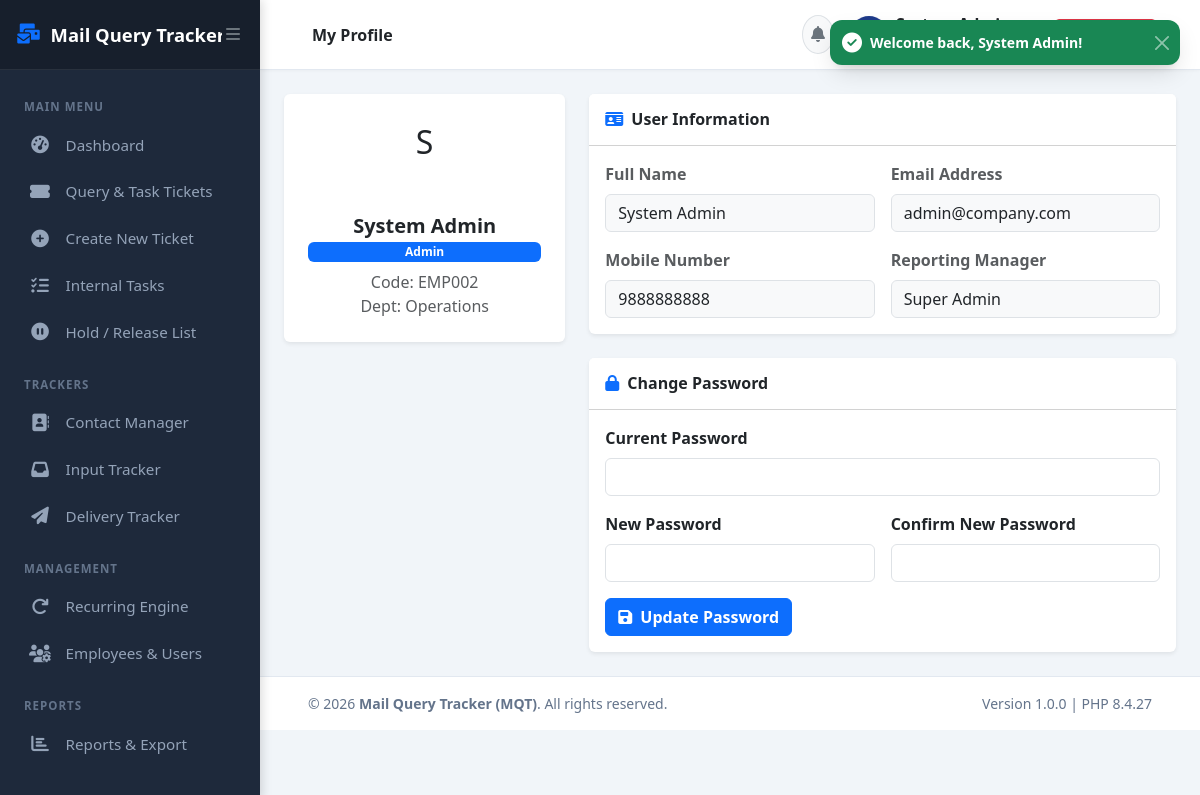
Screenshot of /profile (signed in) with the database file from the repository.
### tables this page shows
CREATE TABLE IF NOT EXISTS `users` (
  `id` INT AUTO_INCREMENT PRIMARY KEY,
  `user_code` VARCHAR(50) NOT NULL UNIQUE,
  `full_name` VARCHAR(100) NOT NULL,
  `email` VARCHAR(150) NOT NULL UNIQUE,
  `mobile` VARCHAR(20) NULL,
  `password` VARCHAR(255) NOT NULL,
  `role_id` INT NOT NULL,
  `department` VARCHAR(100) DEFAULT 'Operations',
  `manager_id` INT NULL,
  `status` ENUM('Active', 'Inactive') DEFAULT 'Active',
  `last_login` DATETIME NULL,
  `created_at` DATETIME DEFAULT CURRENT_TIMESTAMP,
  `updated_at` DATETIME DEFAULT CURRENT_TIMESTAMP ON UPDATE CURRENT_TIMESTAMP,
  FOREIGN KEY (`role_id`) REFERENCES `roles`(`role_id`) ON DELETE RESTRICT,
  FOREIGN KEY (`manager_id`) REFERENCES `users`(`id`) ON DELETE SET NULL,
  INDEX `idx_user_role` (`role_id`),
  INDEX `idx_user_status` (`status`)
);

CREATE TABLE IF NOT EXISTS `roles` (
  `role_id` INT AUTO_INCREMENT PRIMARY KEY,
  `role_name` VARCHAR(50) NOT NULL UNIQUE,
  `description` VARCHAR(255) NULL,
  `created_at` DATETIME DEFAULT CURRENT_TIMESTAMP
);

### app/config/routes.php (called while the page is built)
<?php
$routes = [
    '' => 'Auth/login',
    'login' => 'Auth/login',
    'logout' => 'Auth/logout',
    'profile' => 'Auth/profile',
    'change-password' => 'Auth/change_password',
    'dashboard' => 'Dashboard/index',
    'tickets' => 'Tickets/index',
    'tickets/create' => 'Tickets/create',
    'tickets/view/(:num)' => 'Tickets/view/$1',
    'tickets/edit/(:num)' => 'Tickets/edit/$1',
    'tickets/update-status' => 'Tickets/update_status',
    'tasks' => 'Tasks/index',
    'tasks/create' => 'Tasks/create',
    'recurring' => 'Recurring/index',
    'recurring/create' => 'Recurring/create',
    'recurring/trigger' => 'Recurring/trigger_scheduler',
    'hold' => 'Hold/index',
    'hold/release' => 'Hold/release',
    'tracker/input' => 'Tracker/input',
    'tracker/delivery' => 'Tracker/delivery',
    'master/activities' => 'Master/activities',
    'master/divisions' => 'Master/divisions',
    'employees' => 'Employees/index',
    'employees/create' => 'Employees/create',
    'contacts' => 'Contacts/index',
    'contacts/store' => 'Contacts/store',
    'contacts/update' => 'Contacts/update',
    'contacts/delete' => 'Contacts/delete',
    'reports' => 'Reports/index',
    'reports/export' => 'Reports/export_csv',
    'audit' => 'Audit/index',
    'api/sub-activities' => 'Api/get_sub_activities',
    'api/notifications' => 'Api/get_notifications',
    'api/mark-notification-read' => 'Api/mark_read',
];

### app/controllers/Auth.php (called while the page is built, shortened)
<?php
class Auth extends Controller {
    public function profile() {
        $userModel = $this->model('User_model');
        $user = $userModel->getById(Session::get('user_id'));
        $this->render('auth/profile', [
            'title' => 'My Profile',
            'user' => $user
        ]);
    }
}

### index.php (called while the page is built, shortened)
<?php
require_once __DIR__ . '/app/config/database.php';
require_once __DIR__ . '/app/core/Database.php';
require_once __DIR__ . '/app/core/Session.php';
require_once __DIR__ . '/app/core/Model.php';
require_once __DIR__ . '/app/core/Controller.php';
require_once __DIR__ . '/app/core/Router.php';
require_once __DIR__ . '/app/helpers/url_helper.php';
Router::dispatch();

### app/core/Database.php (called while the page is built, shortened)
<?php
class Database {
    private static ?PDO $instance = null;
    public static function getInstance(): PDO {
        if (self::$instance === null) {
            try {
                $dsn = "mysql:host=" . DB_HOST . ";port=" . DB_PORT . ";dbname=" . DB_NAME . ";charset=" . DB_CHARSET;
                $options = [
                    PDO::ATTR_ERRMODE => PDO::ERRMODE_EXCEPTION,
                    PDO::ATTR_DEFAULT_FETCH_MODE => PDO::FETCH_ASSOC,
                    PDO::ATTR_EMULATE_PREPARES => false,
                ];
                self::$instance = new PDO($dsn, DB_USER, DB_PASS, $options);
            } catch (PDOException $e) {
                die("Database Connection Error: " . $e->getMessage() . "<br>Please ensure XAMPP MySQL is started and <strong>mqt_db</strong> is imported in phpMyAdmin.");
            }
        }
        return self::$instance;
    }
}

### app/core/Session.php (called while the page is built, shortened)
<?php
class Session {
    public static function get(string $key, $default = null) {
        return $_SESSION[$key] ?? $default;
    }
}

### app/models/User_model.php (called while the page is built, shortened)
<?php
class User_model extends Model {
    public function getById(int $id): ?array {
        $sql = "SELECT u.*, r.role_name, m.full_name as manager_name
                FROM users u
                JOIN roles r ON u.role_id = r.role_id
                LEFT JOIN users m ON u.manager_id = m.id
                WHERE u.id = ?
                LIMIT 1";
        return $this->fetchOne($sql, [$id]);
    }
}

### app/core/Model.php (called while the page is built, shortened)
<?php
class Model {
    protected PDO $db;
    public function __construct() {
        $this->db = Database::getInstance();
    }
    public function query(string $sql, array $params = []): PDOStatement {
        $stmt = $this->db->prepare($sql);
        $stmt->execute($params);
        return $stmt;
    }
    public function fetchOne(string $sql, array $params = []): ?array {
        $result = $this->query($sql, $params)->fetch(PDO::FETCH_ASSOC);
        return $result ?: null;
    }
}

### app/helpers/url_helper.php (called while the page is built, shortened)
<?php
function base_url(string $path = ''): string {
    return BASE_URL . ($path ? '/' . ltrim($path, '/') : '');
}

### app/views/auth/profile.php (the view, shortened to what this page needs)
<div class="container-fluid px-4 py-4">
    <div class="row g-4">
        <div class="col-md-4">
            <div class="card border-0 shadow-sm text-center p-4">
                <div class="user-avatar mx-auto mb-3" style="width: 80px; height: 80px; font-size: 2rem;">
                    <?= strtoupper(substr($user['full_name'] ?? 'U', 0, 1)) ?>
                </div>
                <h5 class="fw-bold mb-1"><?= htmlspecialchars($user['full_name']) ?></h5>
                <p class="badge bg-primary mb-2"><?= htmlspecialchars($user['role_name']) ?></p>
                <div class="text-muted fs-7">Code: <?= htmlspecialchars($user['user_code']) ?></div>
                <div class="text-muted fs-7">Dept: <?= htmlspecialchars($user['department']) ?></div>
            </div>
        </div>
        <div class="col-md-8">
            <div class="card border-0 shadow-sm mb-4">
                <div class="card-header bg-white py-3">
                    <h6 class="fw-bold mb-0"><i class="fas fa-id-card me-2 text-primary"></i>User Information</h6>
                </div>
                <div class="card-body">
                    <div class="row g-3">
                        <div class="col-md-6">
                            <label class="form-label text-muted fs-8 fw-bold">Full Name</label>
                            <input type="text" class="form-control bg-light" value="<?= htmlspecialchars($user['full_name']) ?>" readonly>
                        </div>
                        <div class="col-md-6">
                            <label class="form-label text-muted fs-8 fw-bold">Email Address</label>
                            <input type="text" class="form-control bg-light" value="<?= htmlspecialchars($user['email']) ?>" readonly>
                        </div>
                        <div class="col-md-6">
                            <label class="form-label text-muted fs-8 fw-bold">Mobile Number</label>
                            <input type="text" class="form-control bg-light" value="<?= htmlspecialchars($user['mobile'] ?? 'N/A') ?>" readonly>
                        </div>
                        <div class="col-md-6">
                            <label class="form-label text-muted fs-8 fw-bold">Reporting Manager</label>
                            <input type="text" class="form-control bg-light" value="<?= htmlspecialchars($user['manager_name'] ?? 'None / Super Admin') ?>" readonly>
                        </div>
                    </div>
                </div>
            </div>
            <div class="card border-0 shadow-sm" id="password">
                <div class="card-header bg-white py-3">
                    <h6 class="fw-bold mb-0"><i class="fas fa-lock me-2 text-primary"></i>Change Password</h6>
                </div>
                <div class="card-body">
                    <form action="<?= base_url('change-password') ?>" method="POST">
                        <div class="mb-3">
                            <label class="form-label fs-7 fw-bold">Current Password</label>
                            <input type="password" name="current_password" class="form-control" required>
                        </div>
                        <div class="row g-3 mb-3">
                            <div class="col-md-6">
                                <label class="form-label fs-7 fw-bold">New Password</label>
                                <input type="password" name="new_password" class="form-control" required>
                            </div>
                            <div class="col-md-6">
                                <label class="form-label fs-7 fw-bold">Confirm New Password</label>
                                <input type="password" name="confirm_password" class="form-control" required>
                            </div>
                        </div>
                        <button type="submit" class="btn btn-primary fw-bold"><i class="fas fa-save me-2"></i>Update Password</button>
                    </form>
                </div>
            </div>
        </div>
    </div>
</div>

### app/core/Router.php (shortened to what this page needs)
<?php
class Router {
    public static function dispatch(): void {
        require_once __DIR__ . '/../config/routes.php';
        $uri = $_GET['url'] ?? '';
        $uri = trim($uri, '/');
        foreach ($routes as $routePattern => $target) {
            $pattern = str_replace('(:num)', '([0-9]+)', $routePattern);
            $pattern = str_replace('(:any)', '([a-zA-Z0-9\-_]+)', $pattern);
            $pattern = "^" . $pattern . "$";
            if (preg_match("#$pattern#", $uri, $matches)) {
                array_shift($matches);
                $targetParts = explode('/', $target);
                $controllerName = ucfirst($targetParts[0]);
                $methodName = $targetParts[1] ?? 'index';
                self::execute($controllerName, $methodName, $matches);
                return;
            }
        }
    }
    private static function execute(string $controllerName, string $methodName, array $params = []): void {
        $controllerFile = __DIR__ . "/../controllers/{$controllerName}.php";
        if (file_exists($controllerFile)) {
            if (class_exists($controllerName)) {
                $controllerObj = new $controllerName();
                if (method_exists($controllerObj, $methodName)) {
                    call_user_func_array([$controllerObj, $methodName], $params);
                    return;
                }
            }
        }
        exit;
    }
}

### public/assets/css/admin-style.css (style rules this page uses)
:root { --mqt-primary: #1e3a8a; --mqt-primary-hover: #1e40af; --mqt-secondary: #0f172a; --mqt-accent: #3b82f6; --mqt-bg-light: #f8fafc; --mqt-sidebar-bg: #1e293b; --mqt-sidebar-text: #94a3b8; --mqt-sidebar-active: #ffffff; --mqt-card-shadow: 0 4px 6px -1px rgba(0, 0, 0, 0.05), 0 2px 4px -1px rgba(0, 0, 0, 0.03); }
body { font-family: 'Segoe UI', system-ui, -apple-system, sans-serif; background-color: #f1f5f9; color: #334155; min-height: 100vh; margin: 0; overflow-x: hidden; }

### rows the page displays
users: full_name "S", full_name "System Admin", role.role_name "Admin", user_code "EMP002", department "Operations", email "admin@company.com", mobile "9888888888", manager.full_name "Super Admin"
